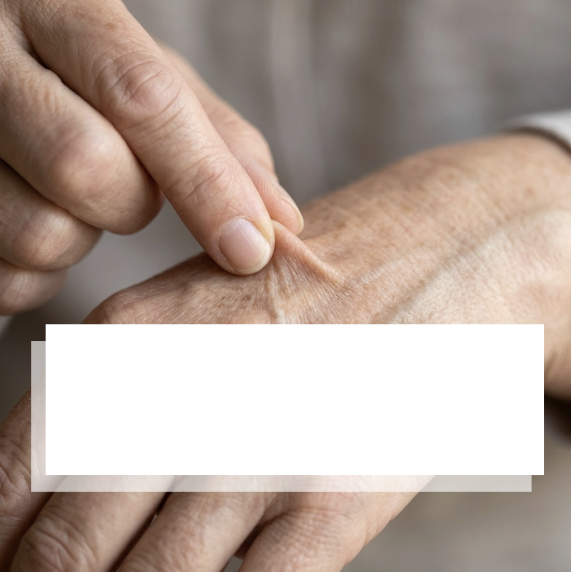
#> input picture retinol_base_9.jpg, 1142 x 1144 px, found by its file name (shown at 1/2 size)
$ python generate_retinol9_all.py
#> lines starting #> are read from the running program, lines starting #| are printed output that depends on the picture
#!/usr/bin/env python3
import csv as _csv
import re
from PIL import Image, ImageDraw, ImageFont
from pathlib import Path

BASE    = Path("/Users/lunahansen/Desktop/Claude ads/retinol_base_9.jpg")
OUT_DIR = Path("/Users/lunahansen/Desktop/Claude ads/output/retinol_9")
OUT_DIR.mkdir(parents=True, exist_ok=True)

FONT_BOLD = "/Users/lunahansen/Desktop/Claude ads/OpenSans-Bold-700.ttf"
FONT_REG  = "/Users/lunahansen/Desktop/Claude ads/OpenSans-Regular.ttf"

DARK  = (20, 20, 20)
WHITE = (255, 255, 255)

IMG_W = 1142
IMG_H = 1144

# White box already on image — measured boundaries
BOX_LEFT   = 92
BOX_RIGHT  = 1087
BOX_TOP    = 649
BOX_BOTTOM = 949

# Text padding inside box
PAD_X = 55
PAD_Y = 45
TEXT_LEFT   = BOX_LEFT + PAD_X
TEXT_RIGHT  = BOX_RIGHT - PAD_X
MAX_W       = TEXT_RIGHT - TEXT_LEFT
TEXT_Y      = BOX_TOP + PAD_Y
TEXT_BOTTOM = BOX_BOTTOM - PAD_Y

TEXT_SIZE    = 46
LINE_SPACING = 14

REVIEWS = []
with open(Path(__file__).parent / "reviews_retinol.csv", newline='', encoding='utf-8') as _f:
#> (reads reviews_retinol.csv from the repository)
    for _r in _csv.DictReader(_f):
        parts = [p for p in [_r["headline"], _r["subheadline"]] if p.strip()]
        REVIEWS.append({
            "combined": " ".join(parts),
            "out":      _r["out"],
        })

def parse_segments(text):
    segments = []
    parts = re.split(r'(\*\*.*?\*\*)', text)
    for part in parts:
        if part.startswith('**') and part.endswith('**'):
            for w in part[2:-2].split(' '):
                if w: segments.append((w, True))
        else:
            for w in part.split(' '):
                if w: segments.append((w, False))
    return segments

def layout_lines(draw, segments, font_reg, font_bold, max_width):
    lines, current_line, current_w = [], [], 0
    for word, bold in segments:
        font = font_bold if bold else font_reg
        word_w = draw.textlength(word, font=font)
        space_w = draw.textlength(' ', font=font)
        needed = (space_w + word_w) if current_line else word_w
        if current_w + needed > max_width and current_line:
            lines.append(current_line)
            current_line, current_w = [(word, bold)], word_w
        else:
            current_line.append((word, bold))
            current_w += needed
    if current_line:
        lines.append(current_line)
    return lines

def line_height(draw, line_segs, font_reg, font_bold):
    return max((draw.textbbox((0,0), w, font=(font_bold if b else font_reg), anchor="lt")[3]
                for w, b in line_segs), default=0)

for r in REVIEWS:
    img = Image.open(BASE)
#> img is the input picture: PIL image 1142x1144 RGBA; mean R, G, B, A 178.6, 162.2, 152.4, 255
    icc = img.info.get("icc_profile")
    img = img.convert("RGB")
#> img: PIL image 1142x1144 RGB
    draw = ImageDraw.Draw(img)

    text = r["combined"]
    segments = parse_segments(text)

    # Auto-size to fit inside box
    available_h = TEXT_BOTTOM - TEXT_Y
    for size in range(TEXT_SIZE, 20, -1):
        font_reg  = ImageFont.truetype(FONT_REG,  size=size)
        font_bold = ImageFont.truetype(FONT_BOLD, size=size)
        lines = layout_lines(draw, segments, font_reg, font_bold, MAX_W)
        ref_lh = draw.textbbox((0, 0), "Ag", font=font_bold, anchor="lt")[3]
        total_h = ref_lh * len(lines) + LINE_SPACING * (len(lines) - 1)
        if total_h <= available_h:
            break
#> this loop made 1 pass
#> (ref_lh, total_h) on pass 1: (44, 160)

    # Use a fixed line height for consistent spacing
    fixed_lh = draw.textbbox((0, 0), "Ag", font=font_bold, anchor="lt")[3]
#> fixed_lh = 44
    total_h = fixed_lh * len(lines) + LINE_SPACING * (len(lines) - 1)

    # Vertically center in the white box, compensating for font's internal top leading
    FONT_LEADING = 15
    box_mid = (BOX_TOP + BOX_BOTTOM) // 2
    y = box_mid - total_h // 2 - FONT_LEADING
#> y = 704
    for line_segs in lines:
        x = TEXT_LEFT
        for j, (word, bold) in enumerate(line_segs):
            font = font_bold if bold else font_reg
            draw.text((x, y), word, font=font, fill=DARK)
            word_w = draw.textlength(word, font=font)
            if j < len(line_segs) - 1:
                x += word_w + draw.textlength(' ', font=font)
        y += fixed_lh + LINE_SPACING
#> this loop made 3 passes
#> y on passes 1 to 2: 762, 820
#> (line_segs, y) on pass 3: ([('du', False), ('vender', False), ('processen)', False)], 878)
#> after the loop, y = 878

    out_path = OUT_DIR / r["out"]
    save_kwargs = {"quality": 100, "subsampling": 0}
    if icc:
        save_kwargs["icc_profile"] = icc
    img.save(out_path, **save_kwargs)
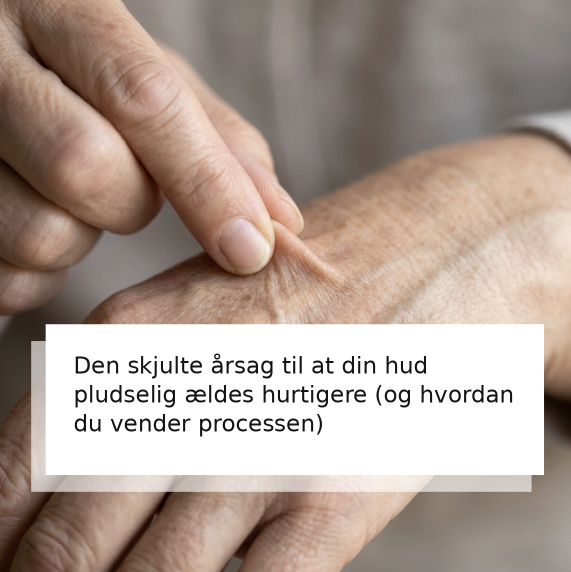
#> saved as 1_retinol_1.jpg: PIL image 1142x1144 RGB (shown at 1/2 size); mean R, G, B 175, 158.6, 148.8
    print(f"Saved: {out_path}")

print(f"\nDone! {len(REVIEWS)} images saved to {OUT_DIR}")
